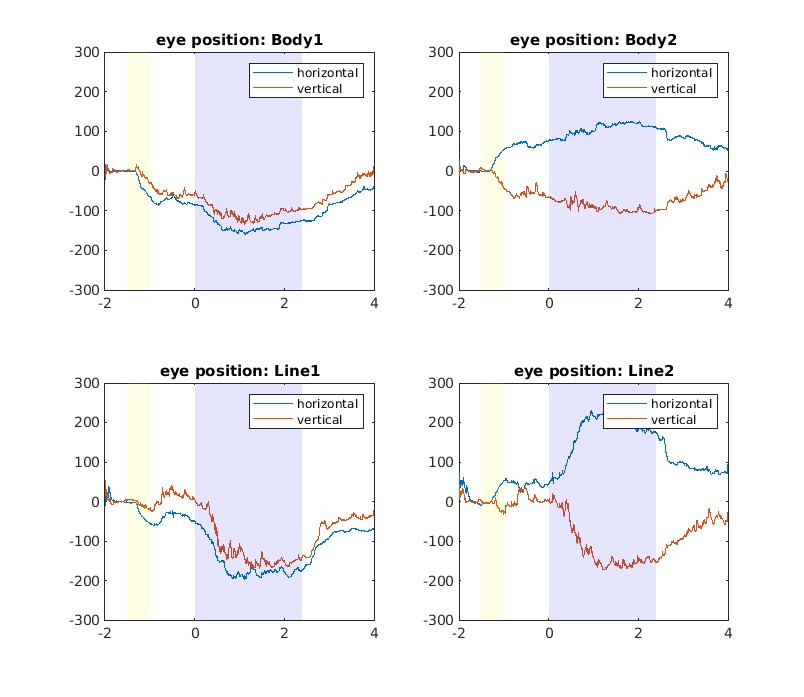
%> input picture scripts/Analysis/baseline_corrected.jpg, 804 x 697 px
$ octave --eval "result = phase_scramble(imread('../../scripts/Analysis/baseline_corrected.jpg'));"   (GNU Octave 9; MATLAB toolbox functions it lacks are replaced by stand-ins)
%> lines starting %> are read from the running program, lines starting %| are printed output that depends on the picture
function im_scrambled = phase_scramble(im,showimg)
    if nargin < 2
        showimg = 0;
    end
    % Convert the image to grayscale
    im_gray = rgb2gray(im);
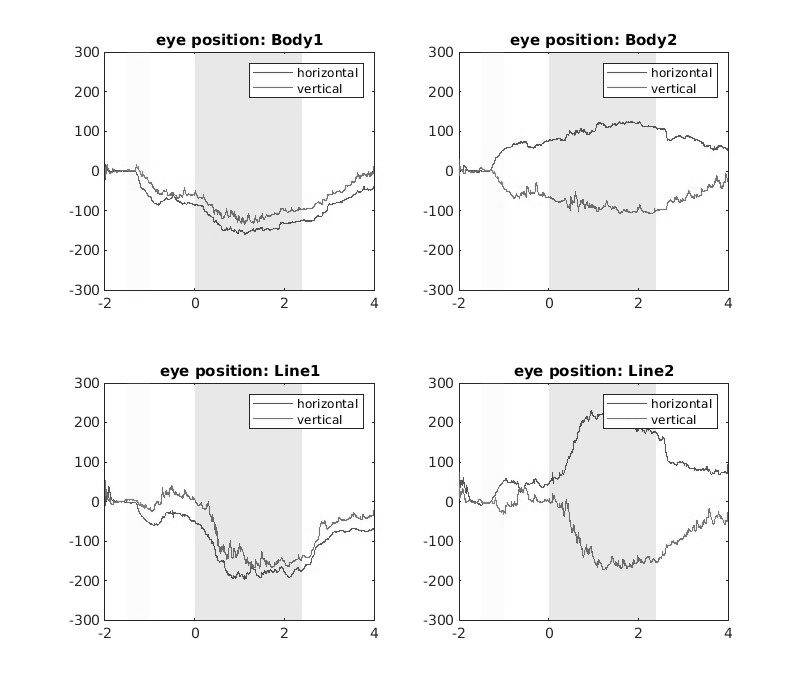
%> im_gray: size 697x804 uint8; min 0, max 255, mean 244.3
    % Compute the Fourier transform of the image
    im_fft = fft2(double(im_gray));
    % Extract the magnitude and phase information
    im_mag = abs(im_fft);
    im_phase = angle(im_fft);
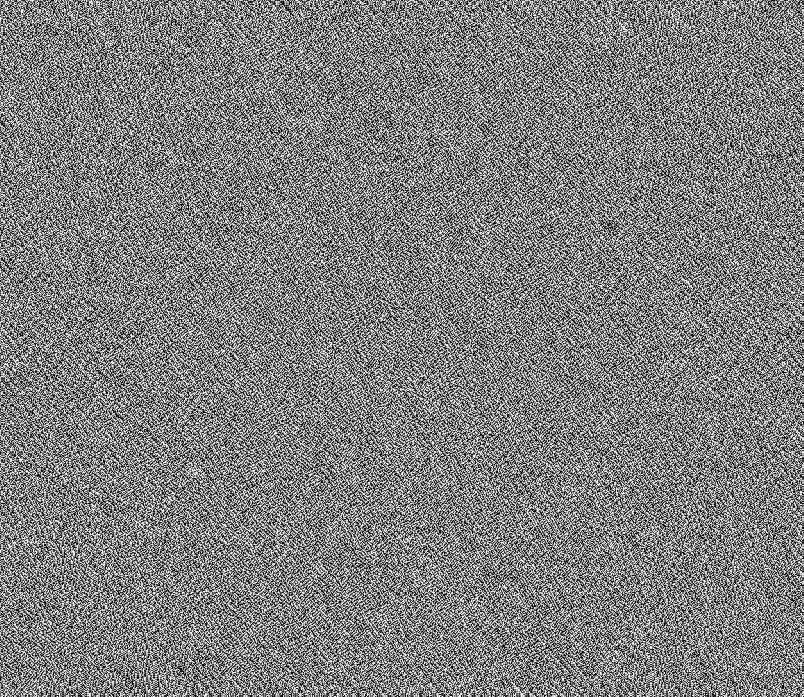
%> im_phase: size 697x804 double; min -3.14, max 3.14, mean -5.61e-06; drawn with min black and max white
    % Randomize the phase information
    [m,n] = size(im_phase);
%> m = 697; n = 804
%     rand_phase = -pi + (pi+pi)*rand(size(im_phase)); % Between -pi and pi
%     im_phase_scrambled = im_phase.*exp(1i*rand_phase);
    im_phase_scrambled = reshape(im_phase(randperm(numel(im_phase))),[m n]);
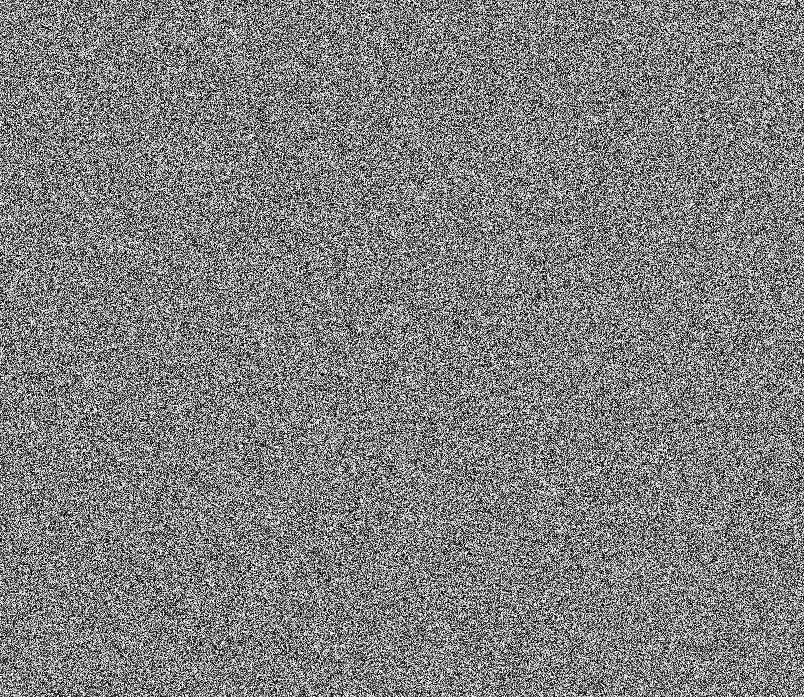
%> im_phase_scrambled: size 697x804 double; min -3.14, max 3.14, mean -5.61e-06; mean of the top-left, top-right, bottom-left and bottom-right quarters -0.00538, 0.0101, -0.00905, 0.00432; drawn with min black and max white
    % Combine the randomized phase information with the original magnitude information
    im_scrambled_fft = im_mag.*exp(1i*im_phase_scrambled);
    % Compute the inverse Fourier transform to obtain the phase-scrambled image
    im_scrambled = ifft2(im_scrambled_fft);
    % Convert the phase-scrambled image back to uint8 data type
    im_scrambled = uint8(abs(im_scrambled));
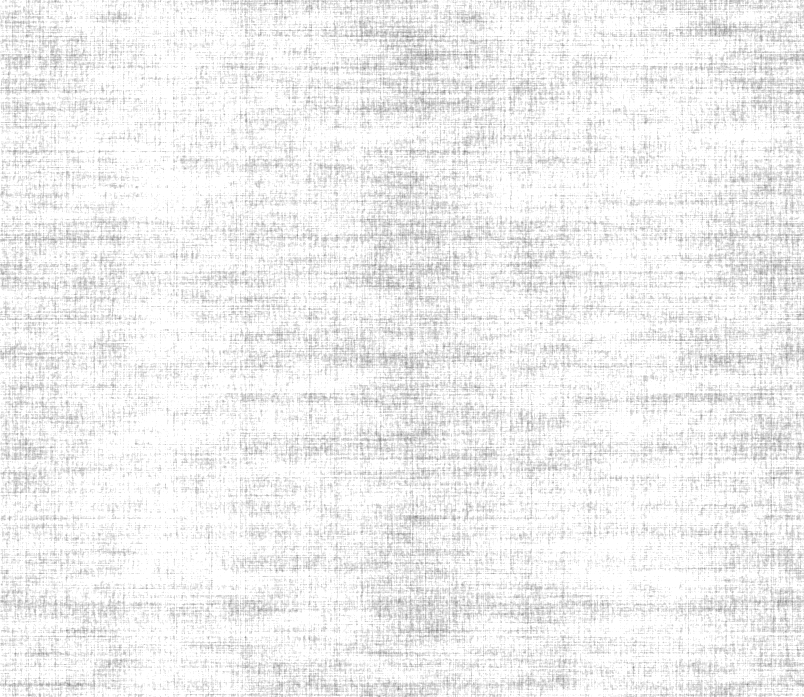
%> im_scrambled: size 697x804 uint8; min 130, max 255, mean 239.6
    % Display the original and phase-scrambled images side by side
    if showimg
        subplot(1,2,1), imshow(im_gray), title('Original');
        subplot(1,2,2), imshow(im_scrambled), title('Phase-scrambled');
    end
end
